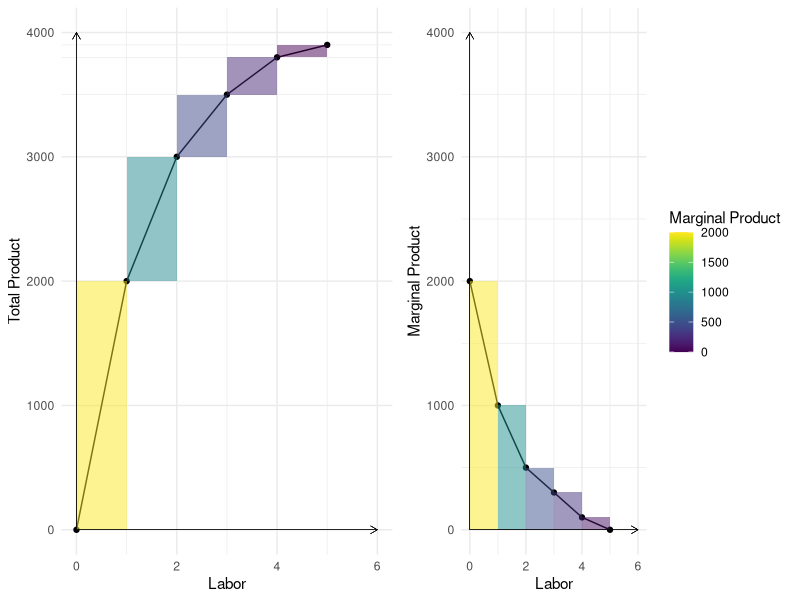

This chart was generated by the following R code:
library(tidyverse)
library(viridis)
library(cowplot)

theme_set(theme_minimal())


df <- tibble(
  labor = 0:5,
  total_product = c(0, 2000, 3000, 3500, 3800, 3900),
  marginal_product = if_else(
    is.na(lead(total_product) - total_product),
          0,
          lead(total_product) - total_product),
  average_product = if_else(
    is.na(total_product / labor),
    0,
    total_product / labor)
)

total_product <- ggplot(df, aes(labor, total_product)) +
  geom_line() + 
  geom_point() +  
  geom_rect(aes(xmin = lag(labor), 
                ymin = lag(total_product), 
                xmax = labor, 
                ymax=total_product,
                fill = lag(marginal_product)),
            alpha = 0.5) +
  scale_x_continuous(minor_breaks = df$labor) + 
  scale_y_continuous(minor_breaks = df$total_product) + 
  geom_segment(aes(x = 0, y = 0, xend = 0, yend = 4000), size = 0.1, arrow = arrow(length=unit(0.2, "cm"))) +
  geom_segment(aes(x=0, y=0, xend = 6, yend = 0), size = 0.1, arrow = arrow(length=unit(0.2, "cm"))) + 
  scale_fill_viridis() +
  labs(x="Labor", y="Total Product", fill="Marginal Product") + 
  theme(legend.position="none")

marginal_product <- ggplot(df, 
                           aes(labor, marginal_product,
                           fill=(marginal_product))) + 
  geom_line() + 
  geom_point() + 
  geom_rect(alpha= 0.5, 
            aes(xmin = labor,
                ymin = 0,
                xmax = lead(labor),
                ymax = marginal_product)) + 
  geom_segment(aes(x = 0, y = 0, xend = 0, yend = 4000), size = 0.1, arrow = arrow(length=unit(0.2, "cm"))) +
  geom_segment(aes(x=0, y=0, xend = 6, yend = 0), size = 0.1, arrow = arrow(length=unit(0.2, "cm"))) + 
  ylim(c(0, 4000)) + 
  scale_fill_viridis() + 
  labs(x="Labor", y="Marginal Product", fill = "Marginal Product")

# scale colors are wrong
plot_grid(total_product, marginal_product)
